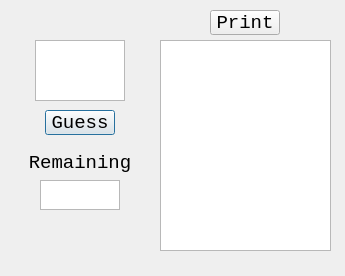
<?xml version="1.0" encoding="UTF-8"?>
<ui version="4.0">
 <class>Dialog</class>
 <widget class="QDialog" name="Dialog">
  <property name="geometry">
   <rect>
    <x>0</x>
    <y>0</y>
    <width>345</width>
    <height>276</height>
   </rect>
  </property>
  <property name="font">
   <font>
    <family>Consolas</family>
   </font>
  </property>
  <property name="windowTitle">
   <string>Wordle</string>
  </property>
  <widget class="QPushButton" name="guess">
   <property name="geometry">
    <rect>
     <x>45</x>
     <y>110</y>
     <width>70</width>
     <height>25</height>
    </rect>
   </property>
   <property name="font">
    <font>
     <family>Consolas</family>
     <pointsize>14</pointsize>
    </font>
   </property>
   <property name="text">
    <string>Guess</string>
   </property>
  </widget>
  <widget class="QTextBrowser" name="ansBrowser">
   <property name="geometry">
    <rect>
     <x>160</x>
     <y>40</y>
     <width>171</width>
     <height>211</height>
    </rect>
   </property>
   <property name="font">
    <font>
     <family>Consolas</family>
     <pointsize>16</pointsize>
    </font>
   </property>
   <property name="verticalScrollBarPolicy">
    <enum>Qt::ScrollBarAsNeeded</enum>
   </property>
   <property name="horizontalScrollBarPolicy">
    <enum>Qt::ScrollBarAlwaysOff</enum>
   </property>
   <property name="markdown">
    <string/>
   </property>
   <property name="html">
    <string>&lt;!DOCTYPE HTML PUBLIC &quot;-//W3C//DTD HTML 4.0//EN&quot; &quot;http://www.w3.org/TR/REC-html40/strict.dtd&quot;&gt;
&lt;html&gt;&lt;head&gt;&lt;meta name=&quot;qrichtext&quot; content=&quot;1&quot; /&gt;&lt;style type=&quot;text/css&quot;&gt;
p, li { white-space: pre-wrap; }
&lt;/style&gt;&lt;/head&gt;&lt;body style=&quot; font-family:'Consolas','Consolas'; font-size:16pt; font-weight:400; font-style:normal;&quot;&gt;
&lt;p style=&quot;-qt-paragraph-type:empty; margin-top:0px; margin-bottom:0px; margin-left:0px; margin-right:0px; -qt-block-indent:0; text-indent:0px;&quot;&gt;&lt;br /&gt;&lt;/p&gt;&lt;/body&gt;&lt;/html&gt;</string>
   </property>
  </widget>
  <widget class="QTextEdit" name="inputBrowser">
   <property name="geometry">
    <rect>
     <x>35</x>
     <y>40</y>
     <width>90</width>
     <height>61</height>
    </rect>
   </property>
   <property name="font">
    <font>
     <family>Consolas</family>
     <pointsize>16</pointsize>
    </font>
   </property>
   <property name="verticalScrollBarPolicy">
    <enum>Qt::ScrollBarAlwaysOff</enum>
   </property>
   <property name="horizontalScrollBarPolicy">
    <enum>Qt::ScrollBarAlwaysOff</enum>
   </property>
   <property name="lineWrapMode">
    <enum>QTextEdit::WidgetWidth</enum>
   </property>
   <property name="html">
    <string>&lt;!DOCTYPE HTML PUBLIC &quot;-//W3C//DTD HTML 4.0//EN&quot; &quot;http://www.w3.org/TR/REC-html40/strict.dtd&quot;&gt;
&lt;html&gt;&lt;head&gt;&lt;meta name=&quot;qrichtext&quot; content=&quot;1&quot; /&gt;&lt;style type=&quot;text/css&quot;&gt;
p, li { white-space: pre-wrap; }
&lt;/style&gt;&lt;/head&gt;&lt;body style=&quot; font-family:'Consolas','Consolas'; font-size:16pt; font-weight:400; font-style:normal;&quot;&gt;
&lt;p style=&quot;-qt-paragraph-type:empty; margin-top:0px; margin-bottom:0px; margin-left:0px; margin-right:0px; -qt-block-indent:0; text-indent:0px;&quot;&gt;&lt;br /&gt;&lt;/p&gt;&lt;/body&gt;&lt;/html&gt;</string>
   </property>
  </widget>
  <widget class="QPushButton" name="printans">
   <property name="geometry">
    <rect>
     <x>210</x>
     <y>10</y>
     <width>70</width>
     <height>25</height>
    </rect>
   </property>
   <property name="font">
    <font>
     <family>Consolas</family>
     <pointsize>14</pointsize>
    </font>
   </property>
   <property name="text">
    <string>Print</string>
   </property>
  </widget>
  <widget class="QLabel" name="label">
   <property name="geometry">
    <rect>
     <x>30</x>
     <y>150</y>
     <width>100</width>
     <height>25</height>
    </rect>
   </property>
   <property name="font">
    <font>
     <family>Consolas</family>
     <pointsize>14</pointsize>
    </font>
   </property>
   <property name="text">
    <string>Remaining</string>
   </property>
   <property name="alignment">
    <set>Qt::AlignCenter</set>
   </property>
  </widget>
  <widget class="QTextEdit" name="num">
   <property name="geometry">
    <rect>
     <x>40</x>
     <y>180</y>
     <width>80</width>
     <height>30</height>
    </rect>
   </property>
   <property name="font">
    <font>
     <family>Consolas</family>
     <pointsize>16</pointsize>
    </font>
   </property>
   <property name="verticalScrollBarPolicy">
    <enum>Qt::ScrollBarAlwaysOff</enum>
   </property>
   <property name="horizontalScrollBarPolicy">
    <enum>Qt::ScrollBarAlwaysOff</enum>
   </property>
   <property name="html">
    <string>&lt;!DOCTYPE HTML PUBLIC &quot;-//W3C//DTD HTML 4.0//EN&quot; &quot;http://www.w3.org/TR/REC-html40/strict.dtd&quot;&gt;
&lt;html&gt;&lt;head&gt;&lt;meta name=&quot;qrichtext&quot; content=&quot;1&quot; /&gt;&lt;style type=&quot;text/css&quot;&gt;
p, li { white-space: pre-wrap; }
&lt;/style&gt;&lt;/head&gt;&lt;body style=&quot; font-family:'Consolas','Consolas'; font-size:16pt; font-weight:400; font-style:normal;&quot;&gt;
&lt;p style=&quot;-qt-paragraph-type:empty; margin-top:0px; margin-bottom:0px; margin-left:0px; margin-right:0px; -qt-block-indent:0; text-indent:0px;&quot;&gt;&lt;br /&gt;&lt;/p&gt;&lt;/body&gt;&lt;/html&gt;</string>
   </property>
  </widget>
 </widget>
 <resources/>
 <connections>
  <connection>
   <sender>printans</sender>
   <signal>clicked()</signal>
   <receiver>Dialog</receiver>
   <slot>PrintAns()</slot>
   <hints>
    <hint type="sourcelabel">
     <x>217</x>
     <y>24</y>
    </hint>
    <hint type="destinationlabel">
     <x>251</x>
     <y>23</y>
    </hint>
   </hints>
  </connection>
  <connection>
   <sender>guess</sender>
   <signal>clicked()</signal>
   <receiver>Dialog</receiver>
   <slot>Guess()</slot>
   <hints>
    <hint type="sourcelabel">
     <x>92</x>
     <y>147</y>
    </hint>
    <hint type="destinationlabel">
     <x>208</x>
     <y>160</y>
    </hint>
   </hints>
  </connection>
 </connections>
 <slots>
  <slot>PrintAns()</slot>
  <slot>Guess()</slot>
 </slots>
</ui>
